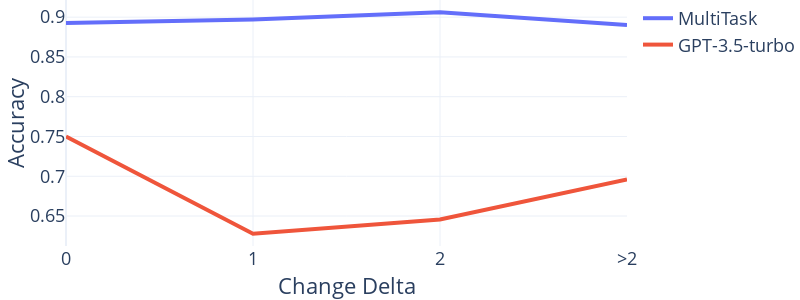

Source (notebook cell):
### Code cell
# Plot the accuracy for each delta using plotly
fig = go.Figure()
#fig.add_trace(go.Scatter(x=[0,1,2,3], y=se_accs, name="SelfExplain", mode="lines"))
fig.add_trace(go.Scatter(x=[0,1,2,3], y=mt_accs, name="MultiTask", mode="lines"))
fig.add_trace(go.Scatter(x=[0,1,2,3], y=gpt_accs, name="GPT-3.5-turbo", mode="lines"))
fig.update_layout(barmode='group', xaxis_title="Change Delta", yaxis_title="Accuracy",
                  xaxis=dict(
                      tickmode='array',
                      tickvals=[0,1,2,3],
                      ticktext=["0", "1", "2", ">2"]
                  ),
                  template="plotly_white",
                  width=800,
                  height=300)
fig.update_layout(
    font=dict(
        size=18
    )
)
fig.update_traces(line=dict(width=4))
fig.update_layout(margin=dict(t=0, b=0, l=0, r=0))
fig.show()

### Figure 1 — Plotly figure (JSON) as saved in the notebook; plotly's stock layout.template omitted (floating-point values rounded to 4 significant figures)
{"data": [{"mode": "lines", "name": "MultiTask", "x": [0, 1, 2, 3], "y": [0.8927, 0.8971, 0.9061, 0.8901], "type": "scatter", "line": {"width": 4}}, {"mode": "lines", "name": "GPT-3.5-turbo", "x": [0, 1, 2, 3], "y": [0.7499, 0.6278, 0.6455, 0.696], "type": "scatter", "line": {"width": 4}}], "layout": {"xaxis": {"title": {"text": "Change Delta"}, "tickmode": "array", "tickvals": [0, 1, 2, 3], "ticktext": ["0", "1", "2", ">2"]}, "barmode": "group", "yaxis": {"title": {"text": "Accuracy"}}, "width": 800, "height": 300, "font": {"size": 18}, "margin": {"t": 0, "b": 0, "l": 0, "r": 0}}}
